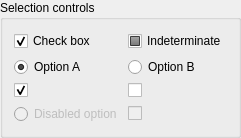
<widget class="QGroupBox" name="selectionGroup"><property name="title"><string>Selection controls</string></property><layout class="QGridLayout" name="selectionLayout">
          <item row="0" column="0"><widget class="QCheckBox" name="galleryCheckBox"><property name="text"><string>Check box</string></property><property name="checked"><bool>true</bool></property></widget></item>
          <item row="0" column="1"><widget class="QCheckBox" name="indeterminateCheck"><property name="text"><string>Indeterminate</string></property><property name="tristate"><bool>true</bool></property><property name="checkState"><enum>Qt::PartiallyChecked</enum></property></widget></item>
          <item row="1" column="0"><widget class="QRadioButton" name="galleryRadioButton"><property name="text"><string>Option A</string></property><property name="checked"><bool>true</bool></property></widget></item>
          <item row="1" column="1"><widget class="QRadioButton" name="optionBRadio"><property name="text"><string>Option B</string></property></widget></item>
          <item row="2" column="0"><widget class="QCheckBox" name="toggleOn"><property name="winuiToggleSwitch" stdset="0"><bool>true</bool></property><property name="winuiOnText" stdset="0"><string>On</string></property><property name="winuiOffText" stdset="0"><string>Off</string></property><property name="checked"><bool>true</bool></property></widget></item>
          <item row="2" column="1"><widget class="QCheckBox" name="toggleOff"><property name="winuiToggleSwitch" stdset="0"><bool>true</bool></property><property name="winuiOnText" stdset="0"><string>On</string></property><property name="winuiOffText" stdset="0"><string>Off</string></property></widget></item>
          <item row="3" column="0"><widget class="QRadioButton" name="galleryRadioButtonDisabled"><property name="enabled"><bool>false</bool></property><property name="text"><string>Disabled option</string></property></widget></item>
          <item row="3" column="1"><widget class="QCheckBox" name="galleryToggleSwitchDisabled"><property name="enabled"><bool>false</bool></property><property name="winuiToggleSwitch" stdset="0"><bool>true</bool></property><property name="winuiOnText" stdset="0"><string>On</string></property><property name="winuiOffText" stdset="0"><string>Off</string></property></widget></item>
         </layout></widget>
